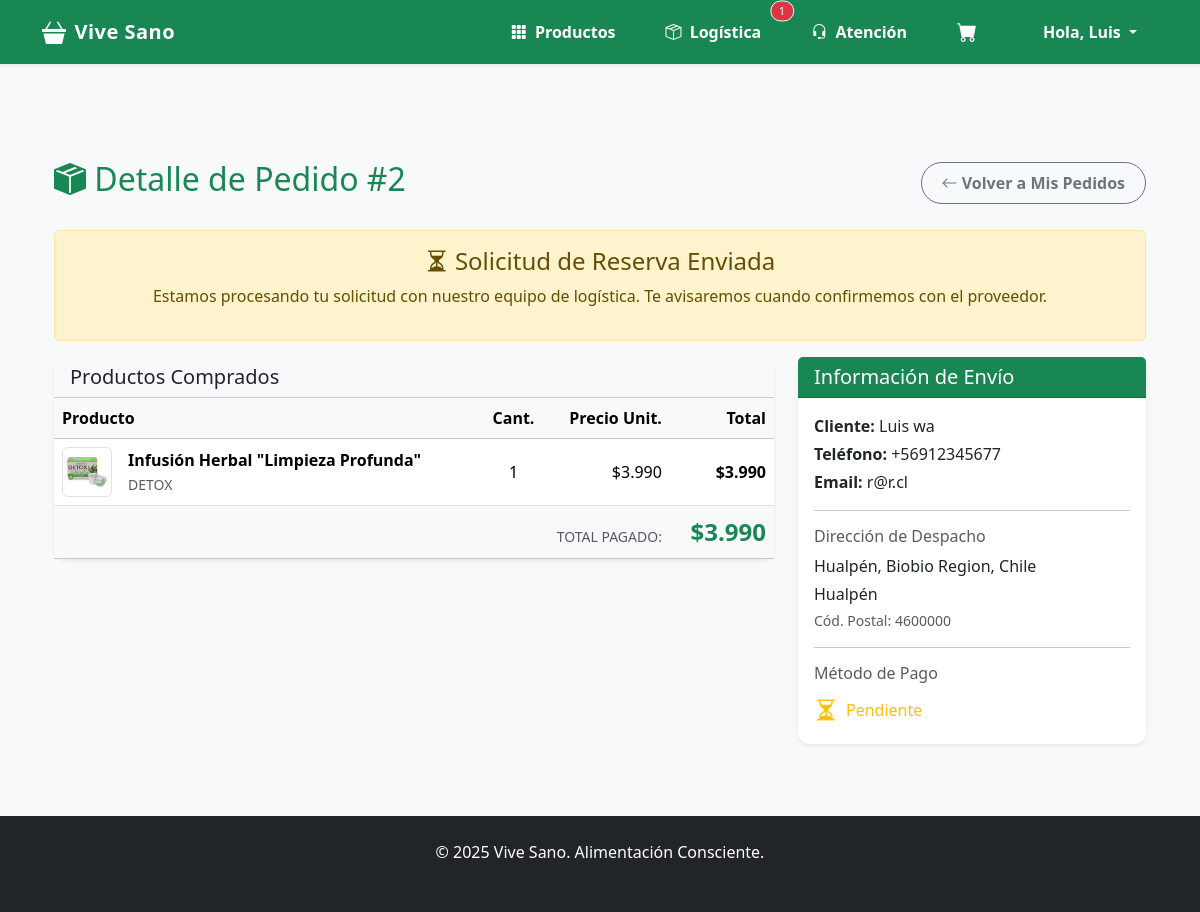
Screenshot of /carrito/mis-pedidos/detalle/2/ (signed in) with the database file from the repository.
### gestion/models.py (models this page shows, shortened)
class Pedido(models.Model):
    ESTADO_CHOICES = [
        ('Pendiente', 'Pendiente'),
        ('En Preparacion', 'En Preparación'),
        ('En Espera Faltante', 'En espera por faltante'),
        ('Despachado', 'Despachado'),
        ('Entregado', 'Entregado'),
        ('Cancelado', 'Cancelado'),
        ('Reserva Pendiente', 'Reserva Solicitada a Soporte'),
        ('Reserva En Camino', 'Producto Solicitado al Proveedor'),
        ('Reserva Disponible', 'Disponible para Pago'),
    ]
    TIPO_ENTREGA_CHOICES = [
        ('Despacho', 'Despacho a Domicilio'),
        ('Retiro', 'Retiro en Tienda'),
    ]
    cliente = models.ForeignKey(Cliente, on_delete=models.SET_NULL, null=True, blank=True)
    fecha = models.DateTimeField(auto_now_add=True)
    total = models.DecimalField(max_digits=10, decimal_places=2, default=0.00)
    estado = models.CharField(max_length=50, choices=ESTADO_CHOICES, default='Pendiente')
    codigo_seguimiento = models.CharField(max_length=50, blank=True, null=True)
    tipo_entrega = models.CharField(max_length=20, choices=TIPO_ENTREGA_CHOICES, default='Despacho')

class Cliente(models.Model):
    user = models.OneToOneField(User, on_delete=models.CASCADE, null=True, blank=True)
    rut = models.CharField(max_length=12, blank=True, null=True, unique=True, verbose_name="RUT")
    nombre = models.CharField(max_length=100)
    apellido = models.CharField(max_length=100)
    email = models.EmailField(unique=True)
    telefono = models.CharField(max_length=15, blank=True)
    direccion = models.CharField(max_length=255, blank=True)
    comuna = models.CharField(max_length=100, blank=True)
    codigo_postal = models.CharField(max_length=10, blank=True)

class DetallePedido(models.Model):
    pedido = models.ForeignKey(Pedido, related_name='detalles', on_delete=models.CASCADE)
    producto = models.ForeignKey(Producto, on_delete=models.PROTECT) # Evita borrar producto si está en un pedido
    cantidad = models.IntegerField(default=1)
    precio_unitario = models.DecimalField(max_digits=10, decimal_places=2)

class Producto(models.Model):
    nombre = models.CharField(max_length=100)
    descripcion = models.TextField(blank=True, null=True)
    precio = models.DecimalField(max_digits=10, decimal_places=2) # Usamos Decimal para dinero
    stock = models.IntegerField(default=0)
    categoria = models.CharField(max_length=50, blank=True)
    imagen = models.ImageField(upload_to='productos/', null=True, blank=True)

### carrito/views.py (the view)
# urls.py: path('mis-pedidos/detalle/<int:pedido_id>/', views.detalle_pedido_cliente, name='detalle_pedido_cliente'),
@login_required
def detalle_pedido_cliente(request, pedido_id):
    try:
        cliente = Cliente.objects.get(user=request.user)
        pedido = get_object_or_404(Pedido, id=pedido_id, cliente=cliente)
    except Cliente.DoesNotExist:
        return redirect('core:home')
    estado_actual = pedido.estado
    progreso = {
        'recibido': True,
        'pagado': False,
        'preparacion': False,
        'despachado': False
    }
    if 'Pagado' in estado_actual or 'Preparacion' in estado_actual or 'Despachado' in estado_actual:
        progreso['pagado'] = True
    if 'Preparacion' in estado_actual or 'Despachado' in estado_actual:
        progreso['preparacion'] = True
    if 'Despachado' in estado_actual:
        progreso['despachado'] = True
    es_reserva_pagable = (estado_actual == 'Reserva Disponible')
    return render(request, 'carrito/detalle_pedido_cliente.html', {
        'pedido': pedido,
        'progreso': progreso,
        'es_reserva_pagable': es_reserva_pagable # Variable nueva para el template
    })

### core/templatetags/auth_extras.py (called while the page is built)
@register.filter(name='has_group')
def has_group(user, group_name):
    try:
        group = Group.objects.get(name=group_name)
    except Group.DoesNotExist:
        return False
    return group in user.groups.all()

### core/templatetags/filtros_extra.py (called while the page is built)
@register.filter
def clp(value):
    try:
        value = int(value) # Quitamos decimales (.00)
        return "${:,.0f}".format(value).replace(",", ".")
    except (ValueError, TypeError):
        return value

### carrito/templates/carrito/detalle_pedido_cliente.html (shortened to what this page needs)
{% extends 'core/base.html' %}
{% load filtros_extra %}
{% block content %}
<div class="container mt-5">
    <div class="d-flex justify-content-between align-items-center mb-4">
        <h2 class="text-success"><i class="bi bi-box-seam-fill"></i> Detalle de Pedido #{{ pedido.id }}</h2>
        <a href="{% url 'carrito:mis_pedidos' %}" class="btn btn-outline-secondary">
            <i class="bi bi-arrow-left"></i> Volver a Mis Pedidos
        </a>
    </div>
    {% if pedido.estado == 'Reserva Pendiente' %}
        <div class="alert alert-warning text-center">
            <h4><i class="bi bi-hourglass-split"></i> Solicitud de Reserva Enviada</h4>
            <p>Estamos procesando tu solicitud con nuestro equipo de logística. Te avisaremos cuando confirmemos con el proveedor.</p>
        </div>
    {% elif pedido.estado == 'Reserva En Camino' %}
        <div class="alert alert-info text-center">
            <h4><i class="bi bi-truck"></i> Producto Solicitado al Proveedor</h4>
            <p>Tu producto ya fue encargado. Te notificaremos apenas llegue a nuestra bodega para que procedas con el pago.</p>
        </div>
    {% elif 'Anulado' in pedido.estado %}
        <div class="alert alert-danger text-center">
            <h4><i class="bi bi-x-circle-fill"></i> Este pedido ha sido ANULADO</h4>
            <p>Si tienes dudas, contacta a soporte.</p>
        </div>
    {% endif %}
    <div class="row">
        <div class="col-md-4 order-md-2 mb-4">
            <div class="card shadow-sm border-0 h-100">
                <div class="card-header bg-success text-white">
                    <h5 class="mb-0">Información de Envío</h5>
                </div>
                <div class="card-body">
                    <p class="mb-1"><strong>Cliente:</strong> {{ pedido.cliente.nombre }} {{ pedido.cliente.apellido }}</p>
                    <p class="mb-1"><strong>Teléfono:</strong> {{ pedido.cliente.telefono }}</p>
                    <p class="mb-1"><strong>Email:</strong> {{ pedido.cliente.email }}</p>
                    <hr>
                    <h6 class="text-muted">Dirección de Despacho</h6>
                    <p class="mb-1">{{ pedido.cliente.direccion }}</p>
                    <p class="mb-1">{{ pedido.cliente.comuna }}</p>
                    <p class="mb-3 text-muted small">Cód. Postal: {{ pedido.cliente.codigo_postal }}</p>
                    <hr>
                    <h6 class="text-muted mt-3">Método de Pago</h6>
                    {% if 'WebPay' in pedido.estado %}
                        <div class="d-flex align-items-center text-success fw-bold">
                            <i class="bi bi-credit-card-2-front fs-4 me-2"></i> WebPay Plus
                        </div>
                    {% elif 'Transferencia' in pedido.estado %}
                        <div class="d-flex align-items-center text-secondary">
                            <i class="bi bi-cash-coin fs-4 me-2"></i> Transferencia
                        </div>
                    {% else %}
                         <div class="d-flex align-items-center text-warning">
                            <i class="bi bi-hourglass-split fs-4 me-2"></i> Pendiente
                        </div>
                    {% endif %}
                </div>
            </div>
        </div>
        <div class="col-md-8 order-md-1">
            <div class="card shadow-sm border-0">
                <div class="card-header bg-light">
                    <h5 class="mb-0">Productos Comprados</h5>
                </div>
                <div class="card-body p-0">
                    <table class="table table-hover align-middle mb-0">
                        <thead class="table-light">
                            <tr>
                                <th>Producto</th>
                                <th class="text-center">Cant.</th>
                                <th class="text-end">Precio Unit.</th>
                                <th class="text-end">Total</th>
                            </tr>
                        </thead>
                        <tbody>
                            {% for detalle in pedido.detalles.all %}
                            <tr>
                                <td>
                                    <div class="d-flex align-items-center">
                                        <div class="me-3 border rounded p-1 bg-white" style="width: 50px; height: 50px;">
                                            {% if detalle.producto.imagen %}
                                                <img src="{{ detalle.producto.imagen.url }}" alt="{{ detalle.producto.nombre }}" class="w-100 h-100" style="object-fit: contain;">
                                            {% else %}
                                                <div class="w-100 h-100 d-flex align-items-center justify-content-center text-muted">
                                                    <i class="bi bi-image"></i>
                                                </div>
                                            {% endif %}
                                        </div>
                                        <div>
                                            <div class="fw-bold">{{ detalle.producto.nombre }}</div>
                                            <small class="text-muted">{{ detalle.producto.categoria }}</small>
                                        </div>
                                    </div>
                                </td>
                                <td class="text-center">{{ detalle.cantidad }}</td>
                                <td class="text-end">{{ detalle.precio_unitario|clp }}</td>
                                <td class="text-end fw-bold">
                                    {% widthratio detalle.precio_unitario 1 detalle.cantidad as subtotal %}
                                    {{ subtotal|clp }}
                                </td>
                            </tr>
                            {% endfor %}
                        </tbody>
                        <tfoot class="table-light">
                            <tr>
                                <td colspan="3" class="text-end text-uppercase text-muted small pt-3">Total Pagado:</td>
                                <td class="text-end fs-4 fw-bold text-success">{{ pedido.total|clp }}</td>
                            </tr>
                        </tfoot>
                    </table>
                </div>
            </div>
        </div>
    </div>
</div>
{% endblock %}

### core/templates/core/base.html (shortened to what this page needs)
{% load static %}
{% load auth_extras %} <!DOCTYPE html>
<html lang="es">
<head>
    <link href="https://cdn.jsdelivr.net/npm/bootstrap@5.3.2/dist/css/bootstrap.min.css" rel="stylesheet">
    <link rel="stylesheet" href="https://cdn.jsdelivr.net/npm/bootstrap-icons@1.11.3/font/bootstrap-icons.css">
    <link rel="stylesheet" href="https://cdn.jsdelivr.net/gh/lipis/flag-icons@6.6.6/css/flag-icons.min.css"/>
    <link rel="stylesheet" href="{% static 'css/styles.css' %}">
</head>
<body class="d-flex flex-column min-vh-100">
    <nav class="navbar navbar-expand-lg navbar-dark bg-success sticky-top shadow-sm">
      <div class="container">
        <a class="navbar-brand d-flex align-items-center" href="{% url 'core:home' %}">
            <i class="bi bi-basket3-fill me-2 fs-4"></i>
            <span>Vive Sano</span>
        </a>
        <div class="collapse navbar-collapse" id="navbarNav">
          <ul class="navbar-nav ms-auto align-items-center gap-2">
            <li class="nav-item">
                <a class="nav-link" href="{% url 'catalogo:catalogo' %}">
                    <i class="bi bi-grid-3x3-gap-fill me-1"></i> Productos
                </a>
            </li>
            {% if user.is_staff %}
                {% if request.user|has_group:"Logistica" or user.is_superuser %}
                    <li class="nav-item position-relative">
                        <a class="nav-link" href="{% url 'dashboard_logistica' %}">
                            <i class="bi bi-box-seam me-1"></i> Logística
                        </a>
                        {% if cant_logistica > 0 %}
                        <span class="position-absolute top-0 start-100 translate-middle badge rounded-pill bg-danger border border-light" style="font-size: 0.7rem;">
                            {{ cant_logistica }}
                        </span>
                        {% endif %}
                    </li>
                {% endif %}
                {% if request.user|has_group:"Atencion al cliente" or user.is_superuser %}
                    <li class="nav-item position-relative">
                        <a class="nav-link" href="{% url 'dashboard_atencion' %}">
                            <i class="bi bi-headset me-1"></i> Atención
                        </a>
                    </li>
                {% endif %}
            {% endif %}
            <li class="nav-item position-relative me-2">
                <a href="{% url 'carrito:ver_carrito' %}" class="nav-link">
                    <i class="bi bi-cart-fill fs-5"></i>
                </a>
            </li>
            {% if user.is_authenticated %}
                <li class="nav-item dropdown ms-2">
                    <a class="nav-link dropdown-toggle" href="#" role="button" data-bs-toggle="dropdown">
                        Hola, {{ user.first_name|default:user.username }}
                    </a>
                </li>
            {% endif %}
          </ul>
        </div>
      </div>
    </nav>
    <main class="container my-5 flex-grow-1">
        {% block content %}{% endblock %}
    </main>
    <footer class="bg-dark text-white text-center py-4 mt-auto">
        <div class="container">
            <p class="mb-0">&copy; 2025 Vive Sano. Alimentación Consciente.</p>
            <small class="text-muted">Desarrollado para Evaluación de Software</small>
        </div>
    </footer>
</body>
</html>

### static/css/styles.css (style rules this page uses)
body { background-color: #f8f9fa; font-family: 'Segoe UI', Tahoma, Geneva, Verdana, sans-serif; }
.navbar-brand { font-weight: 700; letter-spacing: 0.5px; }
.navbar-nav .nav-link { color: white !important; font-weight: 600; padding: 8px 20px !important; border-radius: 50px; transition: all 0.3s ease; border: 1px solid transparent; }
.card { border: none; border-radius: 12px; transition: transform 0.2s ease, box-shadow 0.2s ease; }
.btn { border-radius: 50px; padding: 8px 20px; font-weight: 600; }
.badge { font-weight: 500; letter-spacing: 0.5px; }

### rows the page displays
Pedido: id "2", cliente.nombre "Luis", cliente.apellido "wa", cliente.telefono "+56912345677", cliente.email "r@r.cl", cliente.direccion "Hualpén, Biobio Region, Chile", cliente.comuna "Hualpén", cliente.codigo_postal "4600000", total|clp "$3.990"
DetallePedido: producto.imagen (picture), producto.nombre "Infusión Herbal \"Limpieza Profunda\"", producto.categoria "DETOX", cantidad "1", precio_unitario|clp "$3.990", subtotal "$3.990"

### other values shown
{{ cant_logistica }} "1"
{{ user.first_name|default:user.username }} "Luis"
